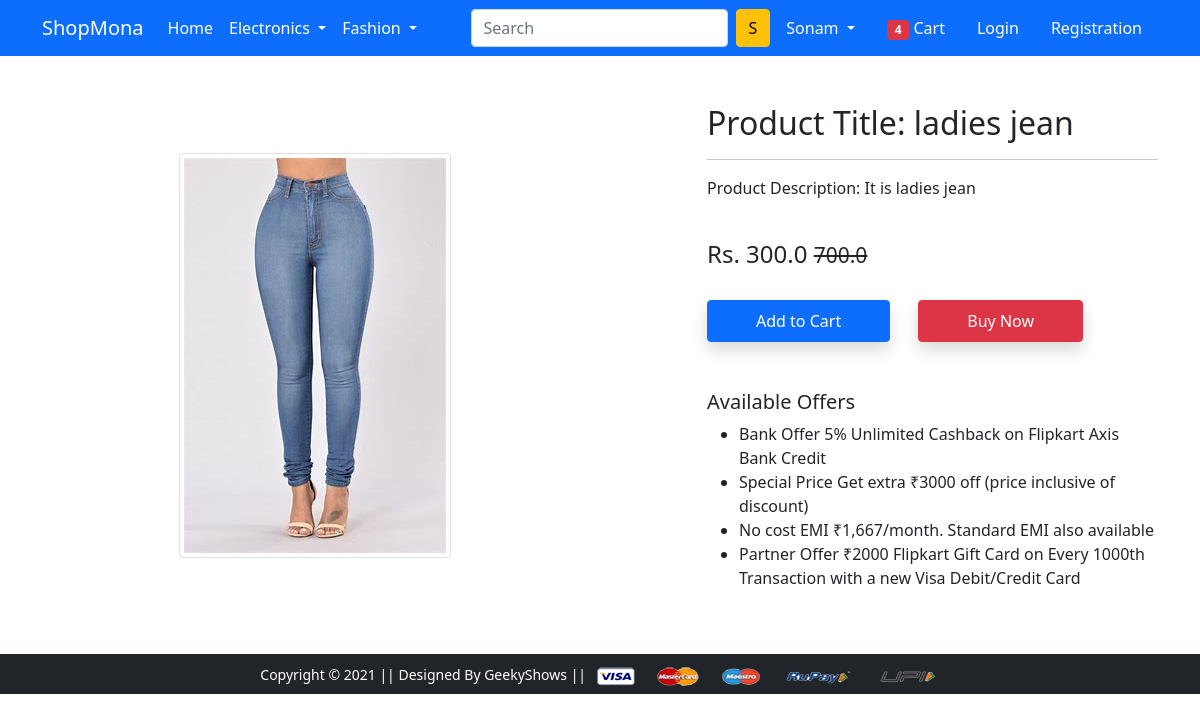
Page /product-detail/3 on the committed database.
### app/models.py (models this page shows, shortened)
class Product(models.Model):
    title = models.CharField(max_length=100)
    selling_price = models.FloatField()
    discounted_price = models.FloatField()
    description = models.TextField()
    brand = models.CharField(max_length=100)
    category = models.CharField(choices=CATEGORY_CHOICES, max_length=2)
    product_image = models.ImageField(upload_to='productimg')

### app/views.py (the view)
# urls.py: path('product-detail/<int:pk>', views.ProductDetailView.as_view(), name='product-detail'),
class ProductDetailView(View):
 def get(self, request, pk):
  product = Product.objects.get(pk=pk)
  return render(request, 'app/productdetail.html',{'product':product})

### app/templates/app/productdetail.html (shortened to what this page needs)
{% extends 'app/base.html' %}
{% load static %}
{% block main-content %}
<div class="container my-5">
 <div class="row">
  <div class="col-sm-6 text-center align-self-center">
   <img src="{{product.product_image.url}}" alt="" class="img-fluid img-thumbnail">
  </div>
  <div class="col-sm-5 offset-sm-1">
   <h2>Product Title: {{product.title}}</h2>
   <hr>
   <p>Product Description: {{product.description}}</p> <br>
   <h4>Rs. {{product.discounted_price}} <small class="fw-light text-decoration-line-through">{{product.selling_price}}</small></h4> <br>
   <a href="{% url 'add-to-cart' %}" class="btn btn-primary shadow px-5 py-2">Add to Cart</a>
   <a href="{% url 'buy-now' %}" class="btn btn-danger shadow px-5 py-2 ms-4">Buy Now</a>
   <h5 class="mt-5">Available Offers</h5>
   <ul>
    <li>Bank Offer 5% Unlimited Cashback on Flipkart Axis Bank Credit</li>
    <li>Special Price Get extra ₹3000 off (price inclusive of discount)</li>
    <li>No cost EMI ₹1,667/month. Standard EMI also available</li>
    <li>Partner Offer ₹2000 Flipkart Gift Card on Every 1000th Transaction with a new Visa Debit/Credit Card</li>
   </ul>
  </div>
 </div>
</div>
{% endblock main-content %}

### rows in the picture
Product: product_image (picture), title "ladies jean", description "It is ladies jean", discounted_price "300.0", selling_price "700.0"
